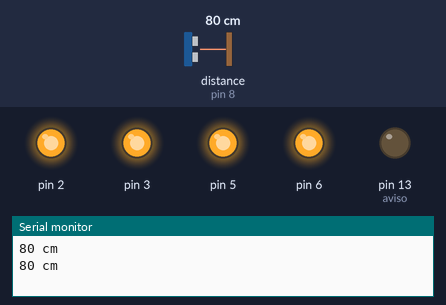
A sketch run on a simulated Arduino Uno, built with avr-gcc and run on an emulated ATmega328P. Parts: output pins drawn as LEDs (lit = HIGH), the last lines printed to the serial monitor. Dashed ring = blinking. The inputs (shaded band) are chosen by the test bench; at power-on: distance to the obstacle (sensor on pin 8) 80 cm. The echo pulse lasts 58.3 µs per cm; random numbers use the default seed unless the sketch sets one.

Above: at 5.0 s.
5.1 s: distance to the obstacle (sensor on pin 8) set to 2 cm
At 6.6 s:
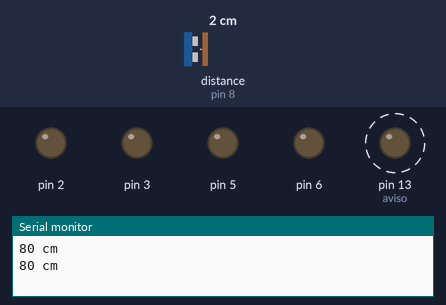
10.9 s: distance to the obstacle (sensor on pin 8) set to 18 cm
At 13.56 s:
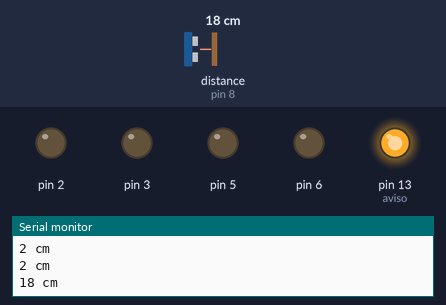
16.1 s: distance to the obstacle (sensor on pin 8) set to 4 cm
At 18.5 s:
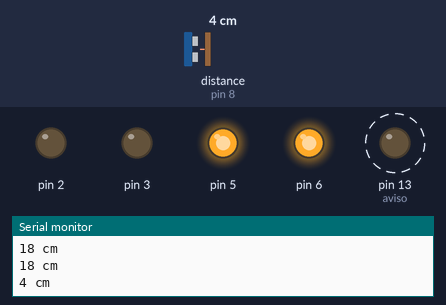
20.3 s: distance to the obstacle (sensor on pin 8) set to 35 cm
Timing chart, 0 to 25.5 s (numbered marks = the images above; inputs shaded):
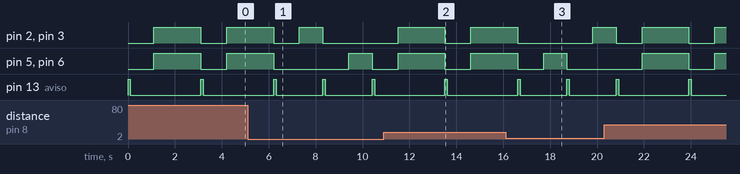

The sketch:

RobotBasico.ino
```cpp
// Ultrasonic - Library for HR-SC04 Ultrasonic Ranging Module.
// Rev.4 (06/2012)
// J.Rodrigo ( www.jra.so )
// more info at www.ardublog.com

// ROBOT BASICO
// Rev.1 (02/14)
// Pablo Mario Garcia (@l0stconnection)
// Bytelchus.com

#include <Ultrasonic.h>
Ultrasonic ultrasonic(9,8); // (Trig PIN,Echo PIN)
int aviso = 13;
int derecha[2] = {2,3}; // motor derecho
int izqueirda[2]={5,6}; // motor izqueirdo
int aleatorio;
int distancia;

void setup(){
  pinMode(aviso,OUTPUT);
  pinMode(2,OUTPUT);
  pinMode(3,OUTPUT);
  pinMode(5,OUTPUT);
  pinMode(6,OUTPUT);
  Serial.begin(9600);
}


void loop(){
  Activado(aviso);
 delay(1000);
  distancia = ultrasonic.Ranging(CM); // CM or INC
  Serial.print(distancia);
  Serial.println(" cm" );
 if(distancia <= 10){
     aleatorio = random(0,9);
    if(aleatorio<=4){
      giro(2,3);
    }else{
      giro(5,6);
    }
 } else{
   anda();
 }
}

void anda(){
  digitalWrite(2,HIGH);
  digitalWrite(3,HIGH);
  digitalWrite(5,HIGH);
  digitalWrite(6,HIGH);
  delay(2000);
  digitalWrite(2,LOW);
  digitalWrite(3,LOW);
  digitalWrite(5,LOW);
  digitalWrite(6,LOW);
}

void giro(int mot1, int mot2){
  digitalWrite(mot1,HIGH);
  digitalWrite(mot2,HIGH);
  delay(1000);
  digitalWrite(mot1,LOW);
  digitalWrite(mot2,LOW);
}

void Activado(int in){
    digitalWrite(in,HIGH);
    delay(100);
    digitalWrite(in, LOW);
}
```

Measured:
- by itself, pin 13 (aviso): alternates HIGH for 0.10 s and LOW for 2.0 s
